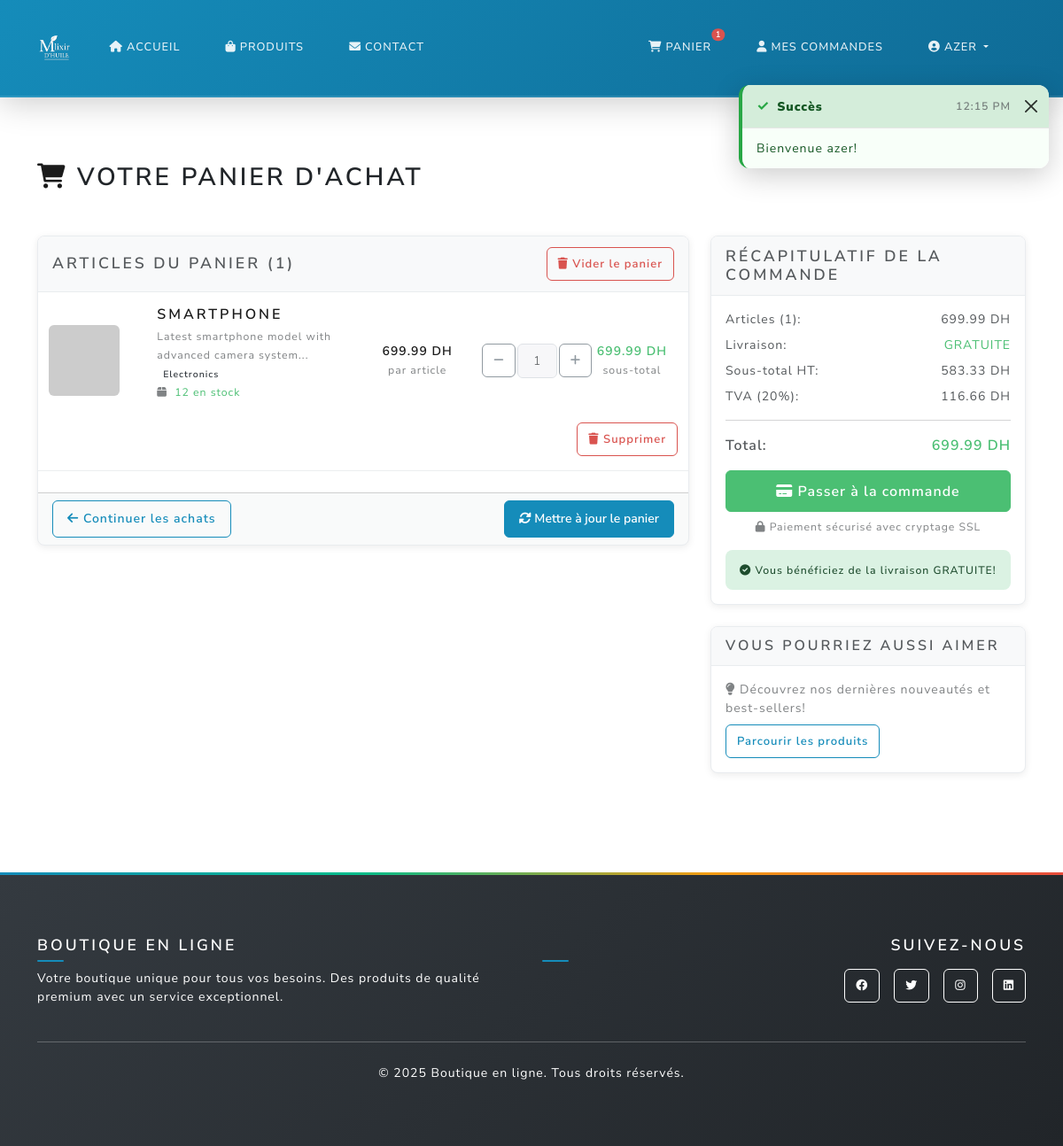
Page /cart (signed in) on the committed database.
### main.py (models this page shows)
class User(UserMixin, db.Model):
    id = db.Column(db.Integer, primary_key=True)
    username = db.Column(db.String(80), unique=True, nullable=False)
    email = db.Column(db.String(120), unique=True, nullable=False)
    password_hash = db.Column(db.String(120), nullable=False)
    phone = db.Column(db.String(20), nullable=True)
    address = db.Column(db.Text, nullable=True)
    is_admin = db.Column(db.Boolean, default=False)
    orders = db.relationship('Order', backref='user', lazy=True)

class Product(db.Model):
    id = db.Column(db.Integer, primary_key=True)
    name = db.Column(db.String(100), nullable=False)
    description = db.Column(db.Text, nullable=False)
    price = db.Column(db.Float, nullable=False)
    image_url = db.Column(db.String(200), default='https://via.placeholder.com/300x200')
    stock = db.Column(db.Integer, default=0)
    category = db.Column(db.String(50), nullable=False)

class ShippingSettings(db.Model):
    id = db.Column(db.Integer, primary_key=True)
    free_shipping_threshold = db.Column(db.Float, nullable=False, default=500.0)  # 500 DH
    standard_shipping_cost = db.Column(db.Float, nullable=False, default=30.0)  # 30 DH
    express_shipping_cost = db.Column(db.Float, nullable=False, default=60.0)  # 60 DH
    tax_rate = db.Column(db.Float, nullable=False, default=0.2)  # 20% VAT
    currency = db.Column(db.String(5), nullable=False, default='DH')
    updated_by = db.Column(db.Integer, db.ForeignKey('user.id'), nullable=True)
    updated_at = db.Column(db.DateTime, default=db.func.current_timestamp())

### main.py (the view)
@app.route('/cart')
@login_required
def cart():
    cart_items_query = db.session.query(Cart, Product)\
        .join(Product, Cart.product_id == Product.id)\
        .filter(Cart.user_id == current_user.id)\
        .order_by(Cart.created_at.desc())\
        .all()
    cart_items = []
    total = 0
    for cart_item, product in cart_items_query:
        if product.stock <= 0:
            db.session.delete(cart_item)
            continue
        if cart_item.quantity > product.stock:
            cart_item.quantity = product.stock
            db.session.commit()
        subtotal = product.price * cart_item.quantity
        cart_items.append({
            'cart_item': cart_item,
            'product': product,
            'quantity': cart_item.quantity,
            'subtotal': subtotal
        })
        total += subtotal
    db.session.commit()
    return render_template('cart.html', cart_items=cart_items, total=total)

### templates/cart.html (shortened to what this page needs)
{% extends "base.html" %}
{% block content %}
<div style="padding-top: 80px;"></div>
<div style="padding-top: 80px;"></div>
<div class="container py-4">
  <div class="row">
    <div class="col-12">
      <h2 class="mb-4">
        <i class="fas fa-shopping-cart text-primary"></i>
        Votre panier d'achat
      </h2>
    </div>
  </div>
  {% if cart_items %}
  <div class="row">
    <div class="col-lg-8">
      <div class="card">
        <div class="card-header d-flex justify-content-between align-items-center">
          <h5 class="mb-0">Articles du panier ({{ cart_items|length }})</h5>
          <a href="{{ url_for('clear_cart') }}" class="btn btn-outline-danger btn-sm"
             onclick="return confirm('Êtes-vous sûr de vouloir vider votre panier?')">
            <i class="fas fa-trash"></i> Vider le panier
          </a>
        </div>
        <div class="card-body p-0">
          <form method="POST" action="{{ url_for('update_cart') }}">
            {% for item in cart_items %}
            <div class="row align-items-center border-bottom py-3 mx-0">
              <div class="col-md-2 col-sm-3">
                <img src="{{ item.product.image_url }}"
                     alt="{{ item.product.name }}"
                     class="img-fluid rounded"
                     style="width: 80px; height: 80px; object-fit: cover;"
                     onerror="this.src='https://via.placeholder.com/80x80?text=No+Image';">
              </div>
              <div class="col-md-4 col-sm-9">
                <h6 class="mb-1">
                  <a href="{{ url_for('product_detail', product_id=item.product.id) }}"
                     class="text-decoration-none">
                    {{ item.product.name }}
                  </a>
                </h6>
                <small class="text-muted">{{ item.product.description[:60] }}...</small>
                <br>
                <span class="badge bg-secondary">{{ item.product.category }}</span>
                <br>
                <small class="text-muted">
                  <i class="fas fa-box me-1"></i>
                  {% if item.product.stock > 0 %}
                    <span class="text-success">{{ item.product.stock }} en stock</span>
                  {% else %}
                    <span class="text-danger">Rupture de stock</span>
                  {% endif %}
                </small>
              </div>
              <div class="col-md-2 col-6 text-center">
                <div class="fw-bold text-primary">
                  {{ "%.2f"|format(item.product.price) }} DH
                </div>
                <small class="text-muted">par article</small>
              </div>
              <div class="d-inline-flex align-items-center" style="gap: 2px; max-width: 120px;">
                <button style="width: 40px;" type="button" class="btn btn-outline-secondary btn-sm"
                  onclick="changeQuantity('quantity_{{ item.product.id }}', -1)">
                  <i class="fas fa-minus"></i>
                </button>
                <input type="number" id="quantity_{{ item.product.id }}"
                  name="quantity_{{ item.product.id }}"
                  value="{{ item.quantity }}"
                  min="1"
                  max="{{ item.product.stock }}"
                  class="form-control form-control-sm text-center quantity-input"
                  style="width: 45px;"
                  data-price="{{ item.product.price }}"
                  onchange="updateSubtotal({{ item.product.id }})">
                <button style="width: 40px;" type="button" class="btn btn-outline-secondary btn-sm"
                  onclick="changeQuantity('quantity_{{ item.product.id }}', 1)"
                  {% if item.quantity >= item.product.stock %}disabled{% endif %}>
                  <i class="fas fa-plus"></i>
                </button>
              </div>
              <div class="col-md-2 col-6 text-center">
                <div class="fw-bold text-success" id="subtotal_{{ item.product.id }}">
                  {{ "%.2f"|format(item.subtotal) }} DH
                </div>
                <small class="text-muted">sous-total</small>
              </div>
              <div class="col-md-12 col-6 mt-2 text-end">
                <a href="{{ url_for('remove_from_cart', product_id=item.product.id) }}"
                   class="btn btn-outline-danger btn-sm"
                   onclick="return confirm('Supprimer {{ item.product.name }} du panier?')">
                  <i class="fas fa-trash"></i> Supprimer
                </a>
              </div>
            </div>
            {% endfor %}
            <div class="card-footer">
              <div class="d-flex justify-content-between align-items-center">
                <a href="{{ url_for('products') }}" class="btn btn-outline-primary">
                  <i class="fas fa-arrow-left"></i> Continuer les achats
                </a>
                <button type="submit" class="btn btn-primary">
                  <i class="fas fa-sync-alt"></i> Mettre à jour le panier
                </button>
              </div>
            </div>
          </form>
        </div>
      </div>
    </div>
    <div class="col-lg-4">
      <div class="card">
        <div class="card-header">
          <h5 class="mb-0">Récapitulatif de la commande</h5>
        </div>
        <div class="card-body">
          <div class="d-flex justify-content-between mb-2">
            <span>Articles ({{ cart_items|length }}):</span>
            <span id="itemsTotal">{{ "%.2f"|format(total) }} DH</span>
          </div>
          <div class="d-flex justify-content-between mb-2">
            <span>Livraison:</span>
            <span class="text-success" id="shipping">
              {% if total >= free_shipping_threshold %}
                GRATUITE
              {% else %}
                {{ "%.2f"|format(standard_shipping_cost) }} DH
              {% endif %}
            </span>
          </div>
          {% set subtotal_ht = total / (1 + tax_rate) %}
          {% set tax_amount = total - subtotal_ht %}
          <div class="d-flex justify-content-between mb-2">
            <span>Sous-total HT:</span>
            <span id="subtotalHT">{{ "%.2f"|format(subtotal_ht) }} DH</span>
          </div>
          <div class="d-flex justify-content-between mb-3">
            <span>TVA ({{ "%.0f"|format(tax_rate * 100) }}%):</span>
            <span id="tax">{{ "%.2f"|format(tax_amount) }} DH</span>
          </div>
          <hr>
          {% set shipping_amount = 0 if total >= free_shipping_threshold else standard_shipping_cost %}
          {% set grand_total = total + shipping_amount %}
          <div class="d-flex justify-content-between mb-3">
            <span class="fw-bold fs-5">Total:</span>
            <span class="fw-bold fs-5 text-success" id="grandTotal">
              {{ "%.2f"|format(grand_total) }} DH
            </span>
          </div>
          <div class="d-grid gap-2">
            <a href="{{ url_for('checkout') }}" class="btn btn-success btn-lg">
              <i class="fas fa-credit-card"></i> Passer à la commande
            </a>
            <small class="text-muted text-center">
              <i class="fas fa-lock"></i> Paiement sécurisé avec cryptage SSL
            </small>
          </div>
          {% if total < free_shipping_threshold %}
          <div class="alert alert-info mt-3 mb-0">
            <small>
              <i class="fas fa-info-circle"></i>
              Ajoutez {{ "%.2f"|format(free_shipping_threshold - total) }} DH de plus pour bénéficier de la livraison GRATUITE!
            </small>
          </div>
          {% else %}
          <div class="alert alert-success mt-3 mb-0">
            <small>
              <i class="fas fa-check-circle"></i>
              Vous bénéficiez de la livraison GRATUITE!
            </small>
          </div>
          {% endif %}
        </div>
      </div>
      <div class="card mt-4">
        <div class="card-header">
          <h6 class="mb-0">Vous pourriez aussi aimer</h6>
        </div>
        <div class="card-body">
          <p class="text-muted mb-0">
            <i class="fas fa-lightbulb"></i>
            Découvrez nos dernières nouveautés et best-sellers!
          </p>
          <a href="{{ url_for('products') }}" class="btn btn-outline-primary btn-sm mt-2">
            Parcourir les produits
          </a>
        </div>
      </div>
    </div>
  </div>
  {% endif %}
</div>
{% endblock %}

### templates/base.html (shortened to what this page needs)
<!DOCTYPE html>
<html lang="fr">
  <head>
    <link
      href="https://cdn.jsdelivr.net/npm/bootswatch@5.3.2/dist/lux/bootstrap.min.css"
      rel="stylesheet"
    />
    <link
      href="https://cdnjs.cloudflare.com/ajax/libs/font-awesome/6.0.0/css/all.min.css"
      rel="stylesheet"
    />
    <link
      href="{{ url_for('static', filename='css/style.css') }}"
      rel="stylesheet"
    />
  </head>
  <body>
    <nav class="navbar navbar-expand-lg navbar-dark {% if request.endpoint in ['home', 'contact'] %}navbar-transparent{% else %}navbar-solid{% endif %}" id="mainNavbar">
      <div class="container">
        <a class="navbar-brand d-flex align-items-center fw-bold" href="{{ url_for('home') }}">
          <img src="{{ url_for('static', filename='img/image1.png') }}"
               alt="E-SHOP Logo"
               style="height:40px; width:auto; border-radius:8px;">
        </a>
        <div class="collapse navbar-collapse" id="navbarNav">
          <ul class="navbar-nav me-auto">
            <li class="nav-item">
              <a class="nav-link" href="{{ url_for('home') }}">
                <i class="fas fa-home me-1"></i>Accueil
              </a>
            </li>
            <li class="nav-item">
              <a class="nav-link" href="{{ url_for('products') }}">
                <i class="fas fa-shopping-bag me-1"></i>Produits
              </a>
            </li>
            <li class="nav-item">
              <a class="nav-link" href="{{ url_for('contact') }}">
                <i class="fas fa-envelope me-1"></i>Contact
              </a>
            </li>
          </ul>
          <ul class="navbar-nav">
            {% if current_user.is_authenticated %}
              <li class="nav-item">
                <a class="nav-link position-relative" href="{{ url_for('cart') }}">
                  <i class="fas fa-shopping-cart me-1"></i>Panier
                  {% if cart_total_quantity is defined and cart_total_quantity > 0 %}
                    <span class="position-absolute top-0 start-100 translate-middle badge rounded-pill bg-danger">
                      {{ cart_total_quantity }}
                    </span>
                  {% elif session.cart and session.cart|length > 0 %}
                    <span class="position-absolute top-0 start-100 translate-middle badge rounded-pill bg-danger">
                      {{ session.cart|length }}
                      <span class="visually-hidden">articles dans le panier</span>
                    </span>
                  {% endif %}
                </a>
              </li>
              <li class="nav-item">
                <a class="nav-link" href="{{ url_for('dashboard') }}">
                  <i class="fas fa-user me-1"></i>Mes commandes
                </a>
              </li>
              <li class="nav-item dropdown">
                <a class="nav-link dropdown-toggle" href="#" role="button" data-bs-toggle="dropdown">
                  <i class="fas fa-user-circle me-1"></i>{{ current_user.username }}
                </a>
              </li>
            {% endif %}
          </ul>
        </div>
      </div>
    </nav>
    <main>{% block content %}{% endblock %}</main>
    <footer class="bg-dark text-white py-5 mt-5">
      <div class="container">
        <div class="row">
          <div class="col-md-6">
            <h5 class="fw-bold mb-3">Boutique en ligne</h5>
            <p class="text-white">
              Votre boutique unique pour tous vos besoins. Des produits de qualité
              premium avec un service exceptionnel.
            </p>
          </div>
          <div class="col-md-6 text-md-end">
            <h5 class="fw-bold mb-3">Suivez-nous</h5>
            <div class="d-flex justify-content-md-end gap-3">
              <a href="#" class="btn btn-outline-light btn-sm">
                <i class="fab fa-facebook"></i>
              </a>
              <a href="#" class="btn btn-outline-light btn-sm">
                <i class="fab fa-twitter"></i>
              </a>
              <a href="#" class="btn btn-outline-light btn-sm">
                <i class="fab fa-instagram"></i>
              </a>
              <a href="#" class="btn btn-outline-light btn-sm">
                <i class="fab fa-linkedin"></i>
              </a>
            </div>
          </div>
        </div>
        <hr class="my-4" />
        <div class="text-center">
          <p class="text-white mb-0">
            &copy; <span id="year"></span> Boutique en ligne. Tous droits réservés.
          </p>
        </div>
      </div>
    </footer>
    <div class="toast-container position-fixed end-0 p-3" style="z-index: 1045; top: 80px;" id="toastContainer">
    </div>
  </body>
</html>

### rows in the picture
User: username "AZER"
Product: product.name "SMARTPHONE", product "Latest smartphone model with advanced camera system", product.category "Electronics", product.stock "12", product.price "699.99"
ShippingSettings: tax_rate*100 "20"

### other values in the picture
{{ cart_total_quantity }} "1"
{{ cart_items|length }} "1"
{{ "%.2f"|format(item.subtotal) }} "699.99"
{{ "%.2f"|format(total) }} "699.99"
{{ "%.2f"|format(subtotal_ht) }} "583.33"
{{ "%.2f"|format(tax_amount) }} "116.66"
{{ "%.2f"|format(grand_total) }} "699.99"
